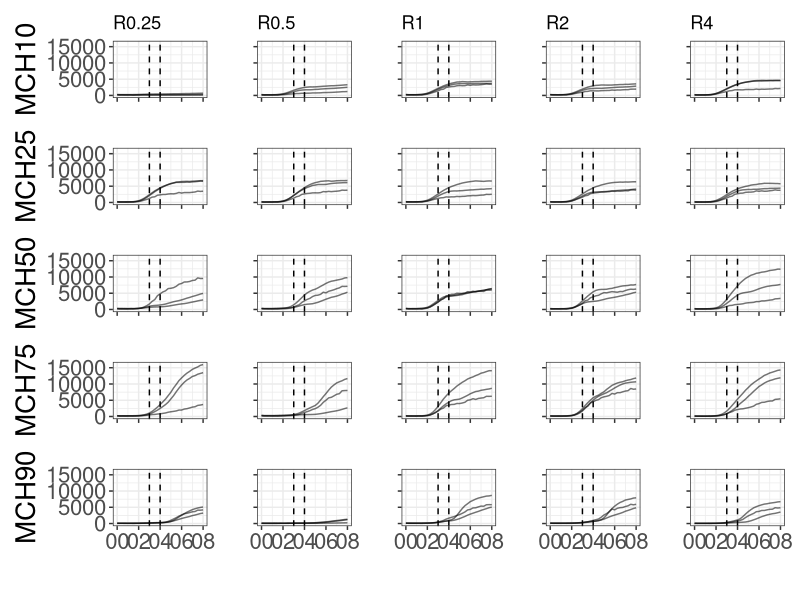
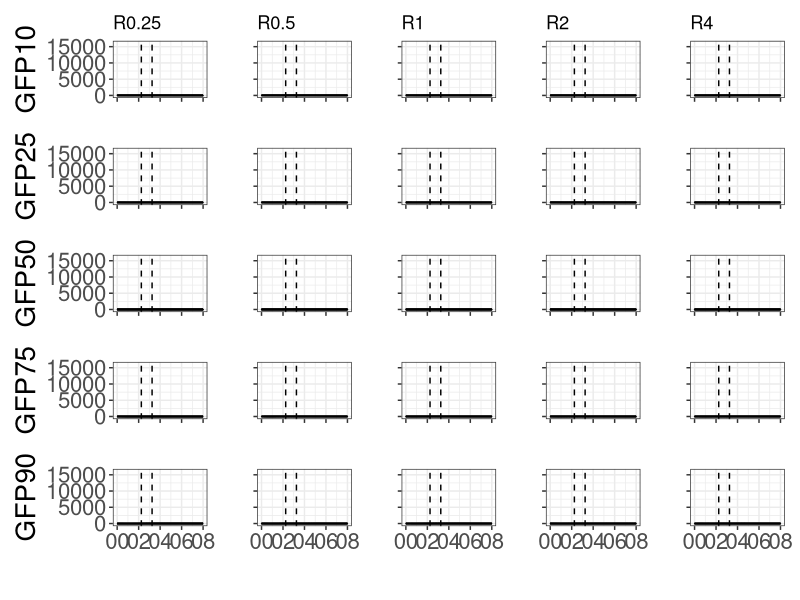

These charts were generated, in order, by the following R code:
# ----------------- Boilerplate
library(dplyr)
library(ggplot2)
library(patchwork)
library(slider)
library(data.table)
library(zoo)
library(tidyverse)
library(scales)

# ----------------- Plot logic
plot_fluor <- function(df, strain_name){
  filtered_master <- df %>% filter(groupID %like% strain_name)
  subplot <- ggplot() + 
    geom_line(data=filtered_master, aes(x = time, y = fluor, group=groupID, alpha = 0.05)) +
    scale_x_time(breaks = scales::breaks_width("2 hours"), labels=NULL, limits=c(0, 900*4*8)) +
    geom_vline(xintercept=t1-900*shift_amnt, linetype='dashed') +
    geom_vline(xintercept=t3-900*shift_amnt, linetype='dashed') + theme_bw() +
    theme(axis.text=element_text(size=16), axis.title=element_text(size=20), legend.position="none")+ 
    scale_y_continuous(limits = c(0, 16000), labels=NULL) + xlab("") + ylab("")
  return(subplot)} 

plot_grid <- function(df){
  unique_cds <- sort(unlist(unique(df['strain'])))
  unique_rbs <- sort(unlist(unique(df['rbs'])))
  
  subplots <- list()
  row_no <- 0
  for (cds in unique_cds){
    row_no <- row_no +1
    column_no <- 0
    for (rbs in unique_rbs){
      column_no <- column_no +1
      subplot <- plot_fluor(df, paste(cds, rbs))
      if (row_no == 1){
        subplot <- subplot + ggtitle(rbs)
      }
      if (column_no == 1){
        subplot <- subplot + ylab(cds)+ scale_y_continuous(limits = c(0, 16000))
      }
      if (row_no == length(unique_cds)){  # If == last row
        subplot <- subplot +scale_x_time(breaks = scales::breaks_width("2 hours"), limits=c(0, 900*4*8), labels=label_time(format = "%H")) 
      }
      
      subplots <- append(subplots, list(subplot))
    }
  }
  return (wrap_plots(subplots))
  
}

# ------------------- Generate
window_size = 4

# -- mCherry
mch_time_start <- 11700
t1 = mch_time_start-900*window_size
t3 = mch_time_start
shift_amnt = -3


df = read.csv("../processed_data/experimental_per_mcherry.csv")

grid <- plot_grid(df)
ggsave('fluor_grid/per_mch_fluor.png', grid, width = 9, height = 9)

# -- sfGFP
gfp_time_start <- 11700 
t1 = gfp_time_start-900*window_size
t3 = gfp_time_start
shift_amnt = 0

df = read.csv("../processed_data/experimental_per_gfp.csv")

grid <- plot_grid(df)
ggsave('fluor_grid/per_gfp_fluor.png', grid, width = 9, height = 9)
